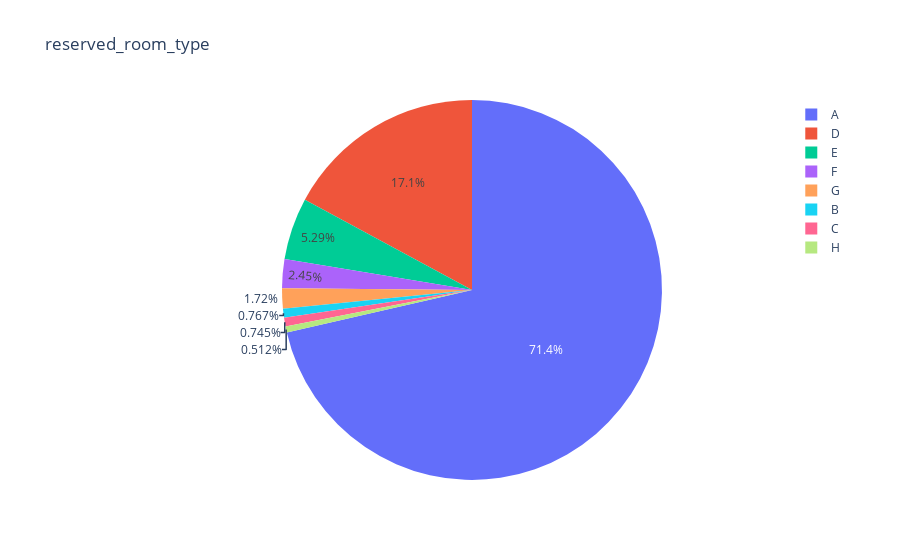

The notebook cell saved with this chart:
### Code cell
#Tipo de quartos reserved
fig1 = px.pie(reserved_room_typeDF, values='room_type', names = reserved_room_typeDF.index,
              title='reserved_room_type')


fig1.show()

### Figure 1 — Plotly figure (JSON) as saved in the notebook; plotly's stock layout.template omitted (floating-point values rounded to 4 significant figures)
{"data": [{"domain": {"x": [0, 1], "y": [0, 1]}, "hovertemplate": "index=%{label}<br>room_type=%{value}<extra></extra>", "labels": ["A", "D", "E", "F", "G", "B", "C", "H"], "legendgroup": "", "name": "", "showlegend": true, "type": "pie", "values": [72300, 17326, 5356, 2485, 1739, 777, 754, 518]}], "layout": {"legend": {"tracegroupgap": 0}, "title": {"text": "reserved_room_type"}}}
